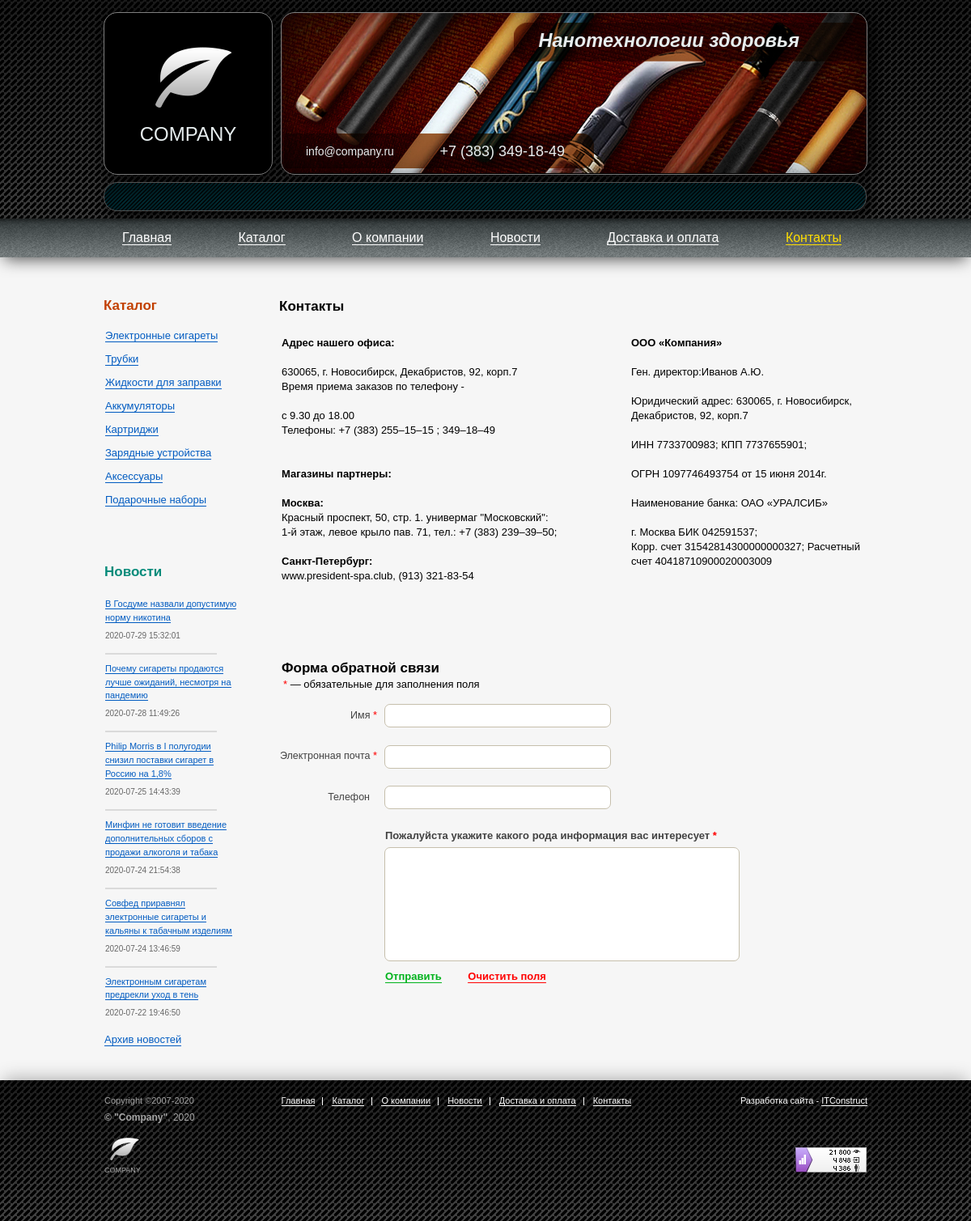
/contacts.php, run on the app's committed database.
### tables this page shows
CREATE TABLE `categories` (
  `id` int(10) unsigned NOT NULL AUTO_INCREMENT,
  `name` varchar(255) NOT NULL,
  `image` varchar(255) DEFAULT NULL,
  PRIMARY KEY (`id`),
  UNIQUE KEY `name` (`name`)
);

CREATE TABLE `news` (
  `id` int(10) unsigned NOT NULL AUTO_INCREMENT,
  `header` varchar(255) NOT NULL,
  `date` datetime NOT NULL,
  `announcement` text DEFAULT NULL,
  `description` text DEFAULT NULL,
  PRIMARY KEY (`id`)
);

### application/models/contacts.php (called while the page is built, shortened)
<?php
global $conn;
global $params;
$news = [];
if (!$conn->connect_error) {
    $categories_result = $conn->query("SELECT * FROM categories");
    while ($row = $categories_result->fetch_assoc()) {
        $categories[] = array(
            'id' => $row['id'],
            'name' => $row['name'],
            'image' => $row['image']
        );
    }
    $news_result = $conn->query("SELECT id, header, date FROM news ORDER BY date DESC");
    while ($row = $news_result->fetch_assoc()) {
        $news[] = array(
            'id' => $row['id'],
            'header' => $row['header'],
            'date' => $row['date']
        );
    }
}
require_once 'application/views/contacts.php';

### contacts.php (called while the page is built, shortened)
<?php
require_once 'includes/lib.php';
require_once 'application/models/contacts.php';

### includes/config.php (called while the page is built)
<?php
$params = [
    'servername' => 'localhost',
    'username' => 'root',
    'password' => 'admin',
    'database' => 'company',
    'port' => '3306',
    'products_on_page' => 12,
    'news_on_side' => 6,
    'news_on_page' => 8
];

### application/views/contacts.php (the view, shortened to what this page needs)
<?php
global $news;
global $categories;
global $params;
?>
<!DOCTYPE html>
<html lang="ru">
<head>
    <link rel="stylesheet" href="includes/css/stylesheet.css">
</head>
<body>
<?php
include 'includes/template_header.php'
?>
<div class="content">
    <div class="wrapper content__wrapper">
        <main class="inside-content">
            <h1 class="contacts-page__main-headline">Контакты</h1>
            <table class="contacts-section">
                <tbody>
                <tr>
                    <td>
                        <h2>Адрес нашего офиса:</h2>
                        <p>
                            630065, г. Новосибирск, Декабристов, 92, корп.7
                            <br>Время приема заказов по телефону -
                        </p>
                        <p>
                            с 9.30 до 18.00
                            <br>Телефоны: +7 (383) 255‒15‒15 ; 349‒18‒49
                        </p>
                        <h2>Магазины партнеры:</h2>
                        <h3>Москва:</h3>
                        <p>
                            Красный проспект, 50, стр. 1. универмаг "Московский":
                            <br>1-й этаж, левое крыло пав. 71, тел.: +7 (383) 239‒39‒50;
                        </p>
                        <h3>Санкт-Петербург:</h3>
                        <p>
                            www.president-spa.club, (913) 321-83-54
                        </p>
                    </td>
                    <td class="contacts-section__second-column">
                        <h2>ООО «Компания»</h2>
                        <p>
                            Ген. директор:Иванов А.Ю.
                        </p>
                        <p>
                            Юридический адрес: 630065, г. Новосибирск,
                            <br>Декабристов, 92, корп.7
                        </p>
                        <p>
                            ИНН 7733700983; КПП 7737655901;
                        </p>
                        <p>
                            ОГРН 1097746493754 от 15 июня 2014г.
                        </p>
                        <p>
                            Наименование банка: ОАО «УРАЛСИБ»
                        </p>
                        <p>
                            г. Москва БИК 042591537;
                            <br>Корр. счет 31542814300000000327; Расчетный счет 40418710900020003009
                        </p>
                    </td>
                </tr>
                </tbody>
            </table>
            <section class="feedback-form">
                <h2 class="feedback-form__headline">Форма обратной связи</h2>
                <p class="feedback-form__hint">
                    <span class="required-star">*</span> — обязательные для заполнения поля
                </p>
                <form method="POST" class="registration-form" name="contats-page__feedback-form"
                      action="contacts.php">
                    <div class="feedback-form__row">
                        <label class="inner-label" for="feedback-author">
                            Имя <span class="required-star">*</span>
                        </label>
                        <input class="inner-input-box inner-input-box__name" type="text" name="feedback-author"
                               id="feedback-author" maxlength="50">
                    </div>
                    <div class="feedback-form__row">
                        <label class="inner-label" for="email">
                            Электронная почта <span class="required-star">*</span>
                        </label>
                        <input class="inner-input-box inner-input-box__email" type="email" name="email" id="email"
                               maxlength="70">
                    </div>
                    <div class="feedback-form__row">
                        <label class="inner-label optional" for="phone">
                            Телефон
                        </label>
                        <input class="inner-input-box" type="tel" name="phone" id="phone" maxlength="20">
                    </div>
                    <div class="feedback-form__row feedback-form__row_left-shift">
                        <label class="inner-label feedback-text-area__label" for="feedback-text">
                            Пожалуйста укажите какого рода информация вас интересует <span
                                    class="required-star">*</span>
                        </label>
                        <textarea class="inner-input-box feedback-text-area__input" name="feedback-text"
                                  id="feedback-text"></textarea>
                        <div>
                            <input class="form-submit data-send" type="submit" value="Отправить">
                            <input class="form-submit clear-inputs" type="button" value="Очистить поля">
                        </div>
                    </div>
                </form>
            </section>
        </main>
        <div class="sidebar">
            <section class="catalog">
                <h2 class="sidebar__headline">Каталог</h2>
                <ul class="catalog-list">
                    <?php
                    for ($i = 0; $i < sizeof($categories); $i++) {
                        echo '<li class="catalog-list__item"><a class="catalog-list__link" href="catalog.php?id=' . $categories[$i]['id'] . '">' . $categories[$i]['name'] . '</a></li>';
                    }
                    ?>
                </ul>
            </section>
            <section class="news">
                <h2 class="sidebar__headline news__headline">Новости</h2>
                <ul class="news-list">
                    <?php
                    for ($i = 0; $i < $params['news_on_side']; $i++) {
                        echo '<li class="news-item">
                        <a class="news-item__link" href="news-detail.php?id=' . $news[$i]['id'] . '">
                            ' . $news[$i]['header'] . '
                        </a>
                        <span class="news-item__date">' . $news[$i]['date'] . '</span>
                    </li>';
                    }
                    ?>
                </ul>
                <span class="archive"><a class="archive__link" href="news.php">Архив новостей</a></span>
            </section>
        </div>
    </div>
</div>
<?php
include 'includes/template_footer.php'
?>
</body>
</html>

### includes/css/stylesheet.css (style rules this page uses)
html, body, div, span, applet, object, iframe, h1, h2, h3, h4, h5, h6, p, blockquote, pre, a, abbr, acronym, address, big, cite, code, del, dfn, em, img, ins, kbd, q, s, samp, small, strike, strong, sub, sup, tt, var, b, u, i, center, dl, dt, dd, ol, ul, li, fieldset, form, label, legend, table, caption, tbody, tfoot, thead, tr, th, td, article, aside, canvas, details, embed, figure, figcaption, footer, header, hgroup, menu, nav, output, ruby, section, summary, time, mark, audio, video { margin: 0; padding: 0; border: 0; font-size: 100%; font: inherit; vertical-align: baseline; }
article, aside, details, figcaption, figure, footer, header, hgroup, menu, nav, section { display: block; }
body { line-height: 1; }
ol, ul { list-style: none; }
table { border-collapse: collapse; border-spacing: 0; }
html, body, h3 { font-family: "Arial", "Tahoma", "Geneva", sans-serif; width: 100%; }
h1 { font-size: 17px; margin: 0 0 26px -3px; font-weight: bold; }
h2 { color: #000; font-size: 13px; font-weight: bold; line-height: 18px; margin: 18px 0; font-weight: bold; }
p, ul, ol { font-size: 13px; line-height: 18px; margin: 18px 0; }
ul, li { list-style: none; margin: 0; padding: 0; }
a { text-decoration: none; border-bottom: 1px solid #fff; }
body { min-width: 1000px; }
.wrapper { width: 944px; }
.inside-content { padding: 3px 0 0 0; align-self: flex-end; width: 724px; float: right; }
.content { align-items: center; background: #f6f6f6; display: flex; flex-direction: column; padding: 50px 0 0; }
.sidebar { float: left; width: 176px; margin-bottom: 43px; }
.catalog { margin-bottom: 73px; }
.sidebar__headline { color: #c24000; font-size: 17px; line-height: 20.4px; margin: 0 0 21px; }
.catalog-list { margin: 0 0 0 2px; }
.catalog-list__item { line-height: 12px; margin-bottom: 17px; }
.catalog-list__link { border-bottom: 1px solid #005bc1; color: #005bc1; font-size: 13px; text-decoration: none; }
.news { width: 165px; }
.news__headline { color: #058b7a; margin: 0 0 20px 1px; }
.news-list { margin: 0; }
.news-item__link { font-size: 13px; line-height: 15.6px; border-bottom: 1px solid #005bc1; }
.archive { display: block; margin-left: 1px; margin-top: -8px; }
.archive__link { font-size: 13px; color: #005bc1; border-bottom: 1px solid #005bc1; }
.news-item { line-height: 16.9px; margin-bottom: 27px; margin-left: 2px; }
.news-item__link { color: #005bc1; font-size: 11px; }
.news-item__date { color: #666; display: block; font-size: 10px; line-height: 10px; margin-top: 9px; position: relative; }
.news-item__date::after { border: 1px solid #dadada; bottom: -18px; content: ""; height: 0; left: 0; position: absolute; width: 136px; }
.news-item:last-child .news-item__date::after { border: none; }
.form-submit { background: none; border: none; border-bottom: 1px solid #00b31d; color: #00b31d; font-size: 13px; font-weight: bold; padding: 0; user-select: auto; cursor: pointer; }
.contacts-page__main-headline { margin-top: -1px; }
.contacts-section { width: 100%; margin-top: -34px; }
.contacts-section__second-column { width: 292px; }
.contacts-section h2 { margin-top: 36px; }
.contacts-section h3 { font-size: 13px; margin-top: 20px; margin-bottom: -15px; font-weight: bold; }
.feedback-form { display: flex; flex-direction: column; margin: 78px 0 48px 3px; }
.feedback-form__headline { margin: 0 auto 23px -3px; font-size: 17px; }
.feedback-form__hint { margin: -21px 0 15px -1px; }
.required-star { color: #f00; font-size: 13px; line-height: 12px; }
.inner-label { display: inline-block; width: 130px; height: 25px; font-size: 12.5px; color: #424242; text-align: right; margin-right: 5px; margin-left: -15px; vertical-align: 1px; }
.optional { margin-left: -24px; margin-right: 14px; }
.feedback-form__row { margin: 0 auto 18px 0; }
.inner-input-box { border: 1px solid #c6bfac; border-radius: 7px; background: #fff; color: #000; height: 16px; font-size: 13px; width: 262px; padding: 5px 8px 6px; }
.feedback-text-area__label { font-weight: bold; font-size: 13px; color: #424242; display: inline-block; width: auto; margin: 4px 0 -4px; }
.feedback-text-area__input { margin-bottom: 10px; width: 100%; height: 128px; margin-left: -1px; vertical-align: top; resize: none; }
.feedback-form__row_left-shift { margin-left: 125px; width: 421px; }
.clear-inputs { color: #f00; border-color: #f00; margin-left: 28px; }

### data on the page
categories: name "Электронные сигареты"
categories: name "Трубки"
categories: name "Жидкости для заправки"
categories: name "Аккумуляторы"
categories: name "Картриджи"
categories: name "Зарядные устройства"
categories: name "Аксессуары"
categories: name "Подарочные наборы"
news: header "В Госдуме назвали допустимую норму никотина", date "2020-07-29 15:32:01"
news: header "Почему сигареты продаются лучше ожиданий, несмотря на пандемию", date "2020-07-28 11:49:26"
news: header "Philip Morris в I полугодии снизил поставки сигарет в Россию на 1,8%", date "2020-07-25 14:43:39"
news: header "Минфин не готовит введение дополнительных сборов с продажи алкоголя и табака", date "2020-07-24 21:54:38"
news: header "Совфед приравнял электронные сигареты и кальяны к табачным изделиям", date "2020-07-24 13:46:59"
news: header "Электронным сигаретам предрекли уход в тень", date "2020-07-22 19:46:50"
